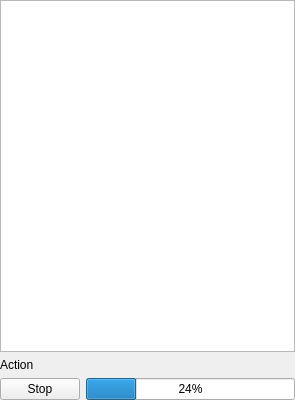
<?xml version="1.0" encoding="UTF-8"?>
<ui version="4.0">
 <class>FsTreeWidget</class>
 <widget class="QWidget" name="FsTreeWidget">
  <property name="geometry">
   <rect>
    <x>0</x>
    <y>0</y>
    <width>295</width>
    <height>400</height>
   </rect>
  </property>
  <property name="windowTitle">
   <string>FsTreeWidget</string>
  </property>
  <layout class="QVBoxLayout" name="verticalLayout">
   <property name="leftMargin">
    <number>0</number>
   </property>
   <property name="topMargin">
    <number>0</number>
   </property>
   <property name="rightMargin">
    <number>0</number>
   </property>
   <property name="bottomMargin">
    <number>0</number>
   </property>
   <item>
    <widget class="QTreeView" name="treeFs"/>
   </item>
   <item>
    <widget class="QLabel" name="lblAction">
     <property name="text">
      <string>Action</string>
     </property>
    </widget>
   </item>
   <item>
    <layout class="QHBoxLayout" name="horizontalLayout">
     <property name="topMargin">
      <number>0</number>
     </property>
     <item>
      <widget class="QPushButton" name="btnStop">
       <property name="text">
        <string>Stop</string>
       </property>
      </widget>
     </item>
     <item>
      <widget class="QProgressBar" name="progressBar">
       <property name="value">
        <number>24</number>
       </property>
       <property name="alignment">
        <set>Qt::AlignCenter</set>
       </property>
      </widget>
     </item>
    </layout>
   </item>
  </layout>
 </widget>
 <resources/>
 <connections/>
</ui>
